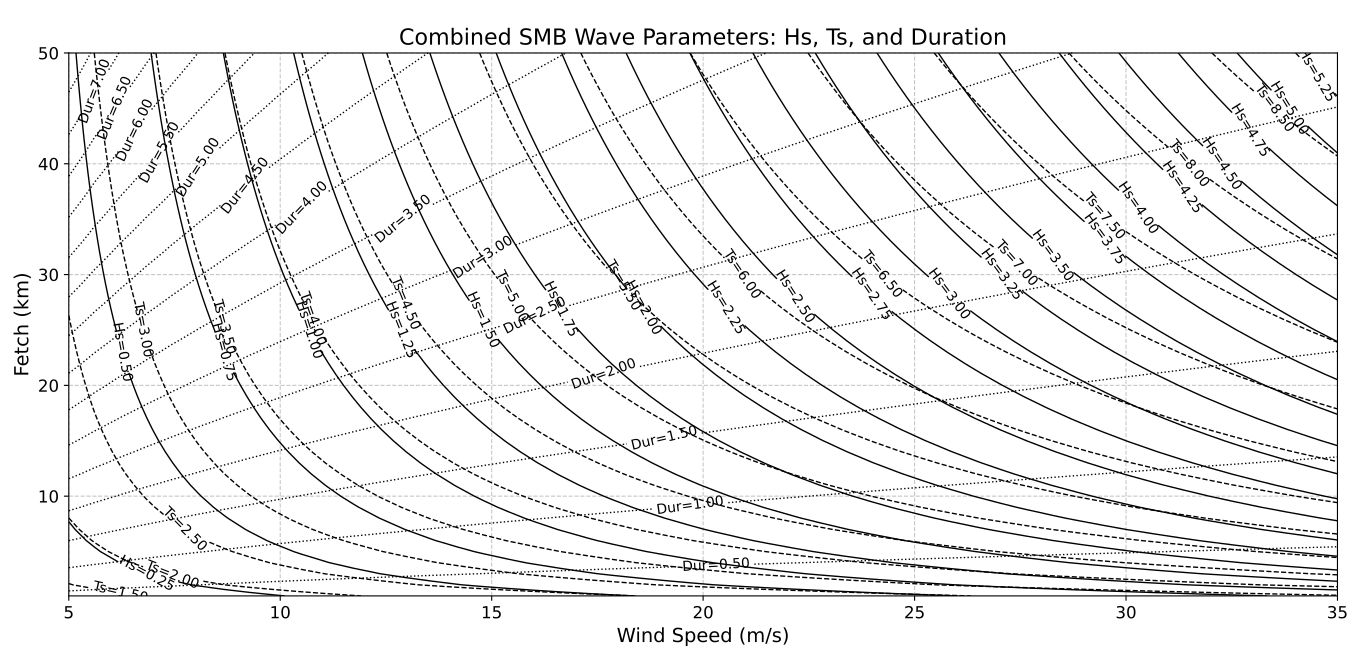

Recreate this plot in Python.
import math
import numpy as np
import matplotlib.pyplot as plt

# =============================================================================
# SMB Wave Prediction Model (Deep Water)
# =============================================================================
# This function is adapted from the provided calculator.py to be self-contained
# within this script for chart generation.
def calculate_deep_water(wind_speed, fetch, gravity=9.81):
    """
    Calculates fetch-limited wave properties in deep water using the SMB method.

    Args:
        wind_speed (float): The wind speed at 10m height over water (m/s).
        fetch (float):      The effective fetch length (m).
        gravity (float):    The acceleration due to gravity (m/s^2).

    Returns:
        tuple: A tuple containing:
            - Hs (float): Predicted significant wave height (m).
            - Ts (float): Predicted significant wave period (s).
            - t_min (float): Minimum wind duration for fetch-limited state (hours).
    """
    # Dimensionless Fetch Calculation: F_hat = g * F / U^2
    dim_fetch = (gravity * fetch) / (wind_speed**2)

    # Significant Wave Height (Hs) Calculation
    # (g * Hs) / U^2 = 0.283 * tanh[0.0125 * (g * F / U^2)^0.42]
    gHs_U2 = 0.283 * math.tanh(0.0125 * (dim_fetch**0.42))
    Hs = gHs_U2 * (wind_speed**2 / gravity)

    # Significant Wave Period (Ts) Calculation
    # (g * Ts) / U = 7.54 * tanh[0.077 * (g * F / U^2)^0.25]
    gTs_U = 7.54 * math.tanh(0.077 * (dim_fetch**0.25))
    Ts = gTs_U * (wind_speed / gravity)

    # --- Minimum Wind Duration (t_min) Calculation ---
    # This complex empirical formula calculates the minimum time required for a
    # given wind speed and fetch to generate a fully fetch-limited sea. If the
    # actual storm duration is less than this value, the sea state would be
    # considered duration-limited.
    # Ref: Etemad-Shahidi et al. (2009), based on SPM data.
    log_dim_fetch = math.log(dim_fetch)
    A, B, C, D = 0.0161, 0.3692, 2.2024, 0.8798
    exponent_term = (A * log_dim_fetch**2 - B * log_dim_fetch + C)**0.5 + D * log_dim_fetch
    gt_min_U = 6.5882 * math.exp(exponent_term)
    t_min_seconds = gt_min_U * wind_speed / gravity
    t_min_hours = t_min_seconds / 3600  # Convert to hours for practical use

    return Hs, Ts, t_min_hours

def generate_combined_chart(min_wind_speed, max_wind_speed, num_wind_steps,
                            min_fetch_km, max_fetch_km, num_fetch_steps):
    """
    Generates and displays a single contour chart for Hs, Ts, and t_min.

    The chart shows Hs, Ts, and t_min as functions of wind speed and fetch length
    in deep water conditions, using the SMB model. Different black line styles
    are used for each parameter.

    Args:
        min_wind_speed (float): Minimum wind speed for the chart (m/s).
        max_wind_speed (float): Maximum wind speed for the chart (m/s).
        num_wind_steps (int):   Number of steps for wind speed axis.
        min_fetch_km (float):   Minimum fetch length for the chart (km).
        max_fetch_km (float):   Maximum fetch length for the chart (km).
        num_fetch_steps (int):  Number of steps for fetch length axis.
    """
    print("Generating combined SMB parameters chart...")

    wind_speeds = np.linspace(min_wind_speed, max_wind_speed, num_wind_steps)
    fetch_kms = np.linspace(min_fetch_km, max_fetch_km, num_fetch_steps)

    WS_grid, F_grid_km = np.meshgrid(wind_speeds, fetch_kms)
    F_grid_m = F_grid_km * 1000 # Convert fetch from km to meters for calculation

    Hs_values = np.zeros_like(WS_grid)
    Ts_values = np.zeros_like(WS_grid)
    t_min_values = np.zeros_like(WS_grid)

    for i in range(num_fetch_steps):
        for j in range(num_wind_steps):
            Hs, Ts, t_min = calculate_deep_water(WS_grid[i, j], F_grid_m[i, j])
            Hs_values[i, j] = Hs
            Ts_values[i, j] = Ts
            t_min_values[i, j] = t_min

    # Set figure size to A3 landscape (420mm x 297mm converted to inches)
    plt.figure(figsize=(420/25.4, 297/25.4))

    # Plot Hs contours (solid black lines) with 0.25m step
    hs_levels = np.arange(np.floor(Hs_values.min() * 4) / 4, np.ceil(Hs_values.max() * 4) / 4 + 0.25, 0.25)
    hs_contour = plt.contour(WS_grid, F_grid_km, Hs_values,
                             levels=hs_levels, # Use specified levels
                             colors='black', linestyles='solid', linewidths=1.0)
    plt.clabel(hs_contour, inline=True, fontsize=10, fmt='Hs=%.2f') # Increased fontsize, 2 decimal places

    # Plot Ts contours (dashed black lines) with 0.5s step
    ts_levels = np.arange(np.floor(Ts_values.min() * 2) / 2, np.ceil(Ts_values.max() * 2) / 2 + 0.5, 0.5)
    ts_contour = plt.contour(WS_grid, F_grid_km, Ts_values,
                             levels=ts_levels, # Use specified levels
                             colors='black', linestyles='dashed', linewidths=1.0)
    plt.clabel(ts_contour, inline=True, fontsize=10, fmt='Ts=%.2f') # Increased fontsize, 2 decimal places

    # Plot t_min contours (dotted black lines) with 0.5h step
    # Filter out NaN values for t_min before plotting, if any
    t_min_finite_values = t_min_values[np.isfinite(t_min_values)]
    if t_min_finite_values.size > 0:
        dur_levels = np.arange(np.floor(t_min_finite_values.min() * 2) / 2, np.ceil(t_min_finite_values.max() * 2) / 2 + 0.5, 0.5)
        t_min_contour = plt.contour(WS_grid, F_grid_km, t_min_values,
                                    levels=dur_levels, # Use specified levels
                                    colors='black', linestyles='dotted', linewidths=1.0)
        plt.clabel(t_min_contour, inline=True, fontsize=10, fmt='Dur=%.2f') # Increased fontsize, 2 decimal places
    else:
        print("Warning: No finite t_min values to plot. Check input ranges.")

    plt.title('Combined SMB Wave Parameters: Hs, Ts, and Duration', fontsize=16) # Increased title fontsize
    plt.xlabel('Wind Speed (m/s)', fontsize=14) # Increased xlabel fontsize
    plt.ylabel('Fetch (km)', fontsize=14) # Added ylabel and increased fontsize

    plt.grid(True, linestyle='--', alpha=0.7)
    # Adjust subplot parameters to add minimal margin from corners
    plt.subplots_adjust(left=0.05, right=0.98, top=0.92, bottom=0.10) # Adjusted margins slightly for labels
    plt.tick_params(axis='both', which='major', labelsize=12) # Increased tick label fontsize
    plt.show()
    print("Combined chart generation complete.")


if __name__ == "__main__":
    # Define the parameters for the charts as per user's request
    WIND_SPEED_MIN = 5
    WIND_SPEED_MAX = 35
    NUM_WIND_STEPS = 50

    FETCH_KM_MIN = 1
    FETCH_KM_MAX = 50
    NUM_FETCH_STEPS = 50

    generate_combined_chart(WIND_SPEED_MIN, WIND_SPEED_MAX, NUM_WIND_STEPS,
                            FETCH_KM_MIN, FETCH_KM_MAX, NUM_FETCH_STEPS)
